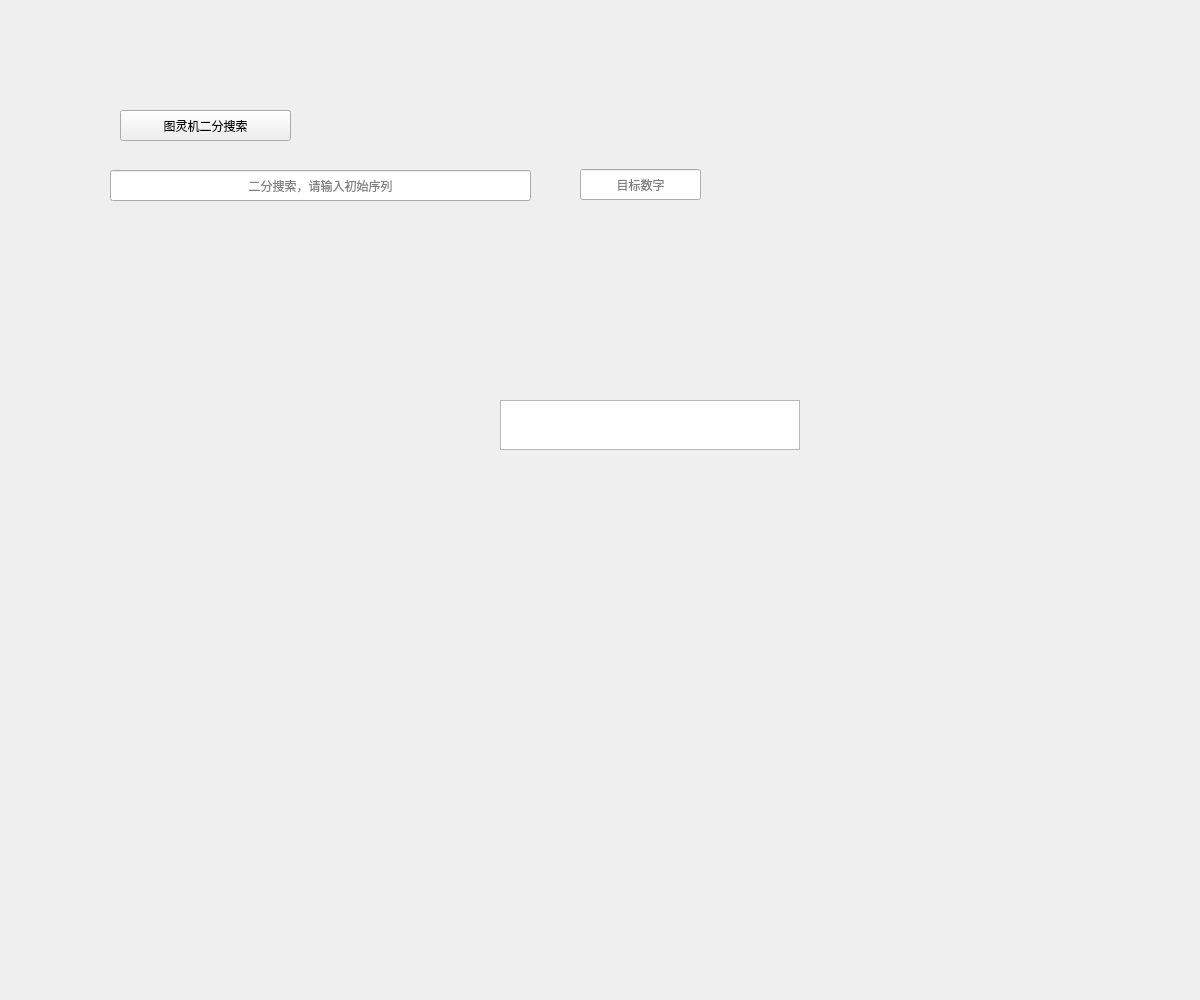
<?xml version="1.0" encoding="UTF-8"?>
<ui version="4.0">
 <class>Turing</class>
 <widget class="QWidget" name="Turing">
  <property name="geometry">
   <rect>
    <x>0</x>
    <y>0</y>
    <width>1200</width>
    <height>1000</height>
   </rect>
  </property>
  <property name="minimumSize">
   <size>
    <width>1200</width>
    <height>1000</height>
   </size>
  </property>
  <property name="maximumSize">
   <size>
    <width>1200</width>
    <height>1000</height>
   </size>
  </property>
  <property name="windowTitle">
   <string>Turing</string>
  </property>
  <widget class="QPushButton" name="Iterative_Binary_Search">
   <property name="geometry">
    <rect>
     <x>120</x>
     <y>110</y>
     <width>171</width>
     <height>31</height>
    </rect>
   </property>
   <property name="text">
    <string>图灵机二分搜索</string>
   </property>
  </widget>
  <widget class="QLineEdit" name="input_BianrySer">
   <property name="geometry">
    <rect>
     <x>110</x>
     <y>170</y>
     <width>421</width>
     <height>31</height>
    </rect>
   </property>
   <property name="styleSheet">
    <string notr="true">QLineEdit{
font: 10pt &quot;华文楷体&quot;;
}</string>
   </property>
   <property name="inputMask">
    <string/>
   </property>
   <property name="text">
    <string extracomment="二分搜索，请输入初始序列"/>
   </property>
   <property name="alignment">
    <set>Qt::AlignCenter</set>
   </property>
   <property name="placeholderText">
    <string>二分搜索，请输入初始序列</string>
   </property>
  </widget>
  <widget class="QTableWidget" name="tape">
   <property name="geometry">
    <rect>
     <x>500</x>
     <y>400</y>
     <width>300</width>
     <height>50</height>
    </rect>
   </property>
   <property name="font">
    <font>
     <weight>75</weight>
     <bold>true</bold>
    </font>
   </property>
   <property name="styleSheet">
    <string notr="true"/>
   </property>
   <property name="textElideMode">
    <enum>Qt::ElideMiddle</enum>
   </property>
  </widget>
  <widget class="QLineEdit" name="Target">
   <property name="geometry">
    <rect>
     <x>580</x>
     <y>169</y>
     <width>121</width>
     <height>31</height>
    </rect>
   </property>
   <property name="styleSheet">
    <string notr="true">QLineEdit{
font: 10pt &quot;华文楷体&quot;;
}</string>
   </property>
   <property name="alignment">
    <set>Qt::AlignCenter</set>
   </property>
   <property name="placeholderText">
    <string>目标数字</string>
   </property>
  </widget>
 </widget>
 <resources/>
 <connections/>
</ui>
